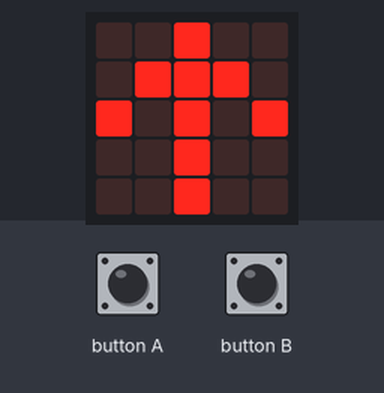
A program run on a simulated BBC micro:bit running MicroPython. On the bench: the board's 5×5 LED display. Inputs (shaded band) come from the test bench.

Above: at 1.2 s.
1.3 s: button A pressed for 0.15 s
At 1.7 s:
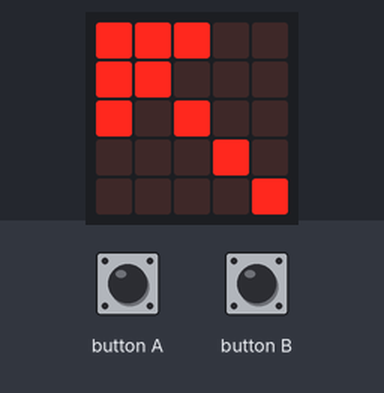
At 4.2 s:
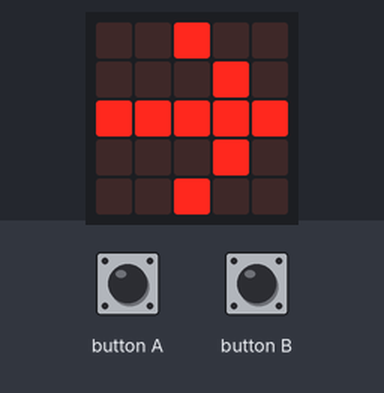
4.3 s: button B pressed for 0.15 s
5.9 s: button A pressed for 1 s
At 6.7 s:
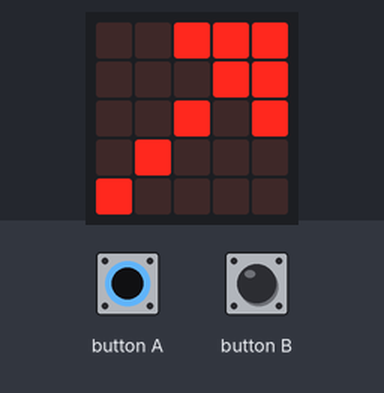
7.5 s: button A pressed for 3.2 s
Timing chart, 0 to 10.5 s (numbered marks = the images above; inputs shaded):
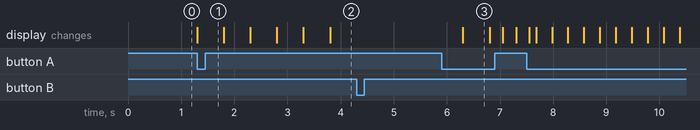

The program:

arrow-3-two-way.py
```python
"""microbit spin arrow both ways with speed/direction controlled by buttons

arrow-3-two-way.py

This was the next logical iteration from arrow-2-speeding.js
where the speed and direction was under more logical control from the buttons
(B accelerates to left, A accelerates to left - or slows to right)

We worked out a consistent formula as 1 over 2 to-the-power-of speed
and then found that PXT JavaScript DID NOT support exponentiation !*!*!

So it was an excuse to roll up sleeves with MicroPython at last

Then discovered that microbit micropython Image class
has built-in arrows already - yay, short and sweet!
"""
from microbit import *

speed=0
arrow=0
delay=0
while True:
  if button_a.is_pressed():
    speed=speed-1
  elif button_b.is_pressed():
    speed=speed+1

  if speed<0:
    delay=2**speed
    arrow=arrow-1
    if arrow<0:
      arrow=7
  elif speed>0:
    delay=1/(2**speed)
    arrow=arrow+1
    if arrow>7:
      arrow=0

  display.show(Image.ALL_ARROWS[arrow])
  sleep(delay*1000)
```

Measured:
- after the input at 1.3 s, the display: changes at once (image 1)
- after the input at 4.3 s, every drawn part: stays the same
- after the input at 5.9 s, the display: changes after 0.40 s (image 3)
- what the display in image 3 shows lasts 0.5 s, from 6.3 s to 6.8 s
